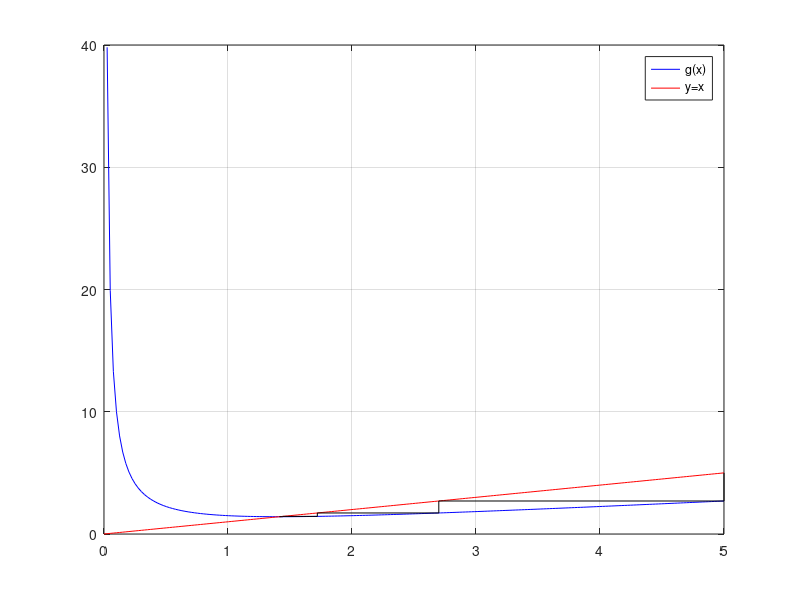

Source code (MATLAB):

% =========================================================================
% Parte 1
% =========================================================================
a = 2; % tomando a=2 para el primer subitem
g = @(x) 0.5*(x + a./x); % definimos la funcion g a utilizar


x0 = 5; % valor inicial
N = 20; % numero de iteraciones


x = zeros(1,N);
x(1) = x0;


printf("k      x_k          error        ratio\n");


for k = 1:N-1
    x(k+1) = g(x(k));


    error = abs(x(k+1) - x(k));


    if k > 1
        ratio = error / prev_error;
        printf("%d   %.8f   %.8f   %.8f\n", k, x(k+1), error, ratio);
    else
        printf("%d   %.8f   %.8f\n", k, x(k+1), error);
    end


    prev_error = error;
end


% Grafica de g(x) y la recta y=x (identidad) para visualizar el proceso de convergencia
xx = linspace(0,5,200);


plot(xx,g(xx),'b',xx,xx,'r')


% Grafico de escalera que muestra el proceso de convergencia
hold on


for k=1:N-1
    plot([x(k) x(k)], [x(k) x(k+1)], 'k')
    plot([x(k) x(k+1)], [x(k+1) x(k+1)], 'k')
end


grid on
legend('g(x)','y=x')
